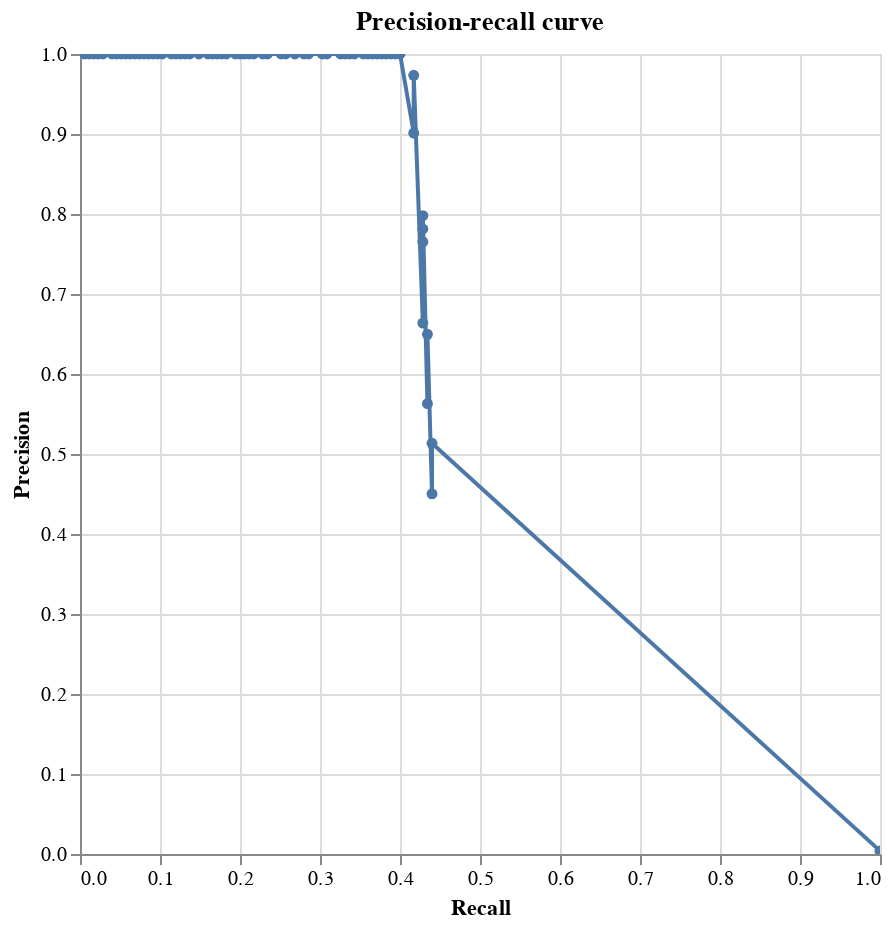

This figure's notebook cell:
### Code cell
precision_recall_chart(labels_and_scores, spark)

### Figure 1 — Vega-Lite specification as saved in the notebook (floating-point values rounded to 4 significant figures)
{"$schema": "https://vega.github.io/schema/vega-lite/v4.8.1.json", "config": {"view": {"continuousHeight": 300, "continuousWidth": 400}}, "data": {"name": "data-fadd0e93e9546856cbc745a99e65285d", "values": [{"FN": 0, "FN_rate": 0, "FP": 44675, "FP_rate": 1, "N": 44675, "N_rate": 0.9961, "P": 175, "P_rate": 0.003902, "TN": 0, "TN_rate": 0, "TP": 175, "TP_rate": 1, "precision": 0.003902, "recall": 1, "row_count": 44850, "truth_threshold": 0}, {"FN": 98, "FN_rate": 0.56, "FP": 94, "FP_rate": 0.002104, "N": 44675, "N_rate": 0.9961, "P": 175, "P_rate": 0.003902, "TN": 44581, "TN_rate": 0.9979, "TP": 77, "TP_rate": 0.44, "precision": 0.4503, "recall": 0.44, "row_count": 44850, "truth_threshold": 0.004344}, {"FN": 98, "FN_rate": 0.56, "FP": 73, "FP_rate": 0.001634, "N": 44675, "N_rate": 0.9961, "P": 175, "P_rate": 0.003902, "TN": 44602, "TN_rate": 0.9984, "TP": 77, "TP_rate": 0.44, "precision": 0.5133, "recall": 0.44, "row_count": 44850, "truth_threshold": 0.009296}, {"FN": 99, "FN_rate": 0.5657, "FP": 59, "FP_rate": 0.001321, "N": 44675, "N_rate": 0.9961, "P": 175, "P_rate": 0.003902, "TN": 44616, "TN_rate": 0.9987, "TP": 76, "TP_rate": 0.4343, "precision": 0.563, "recall": 0.4343, "row_count": 44850, "truth_threshold": 0.01042}, {"FN": 99, "FN_rate": 0.5657, "FP": 41, "FP_rate": 0.0009177, "N": 44675, "N_rate": 0.9961, "P": 175, "P_rate": 0.003902, "TN": 44634, "TN_rate": 0.9991, "TP": 76, "TP_rate": 0.4343, "precision": 0.6496, "recall": 0.4343, "row_count": 44850, "truth_threshold": 0.02215}, {"FN": 100, "FN_rate": 0.5714, "FP": 38, "FP_rate": 0.0008506, "N": 44675, "N_rate": 0.9961, "P": 175, "P_rate": 0.003902, "TN": 44637, "TN_rate": 0.9991, "TP": 75, "TP_rate": 0.4286, "precision": 0.6637, "recall": 0.4286, "row_count": 44850, "truth_threshold": 0.0544}, {"FN": 100, "FN_rate": 0.5714, "FP": 23, "FP_rate": 0.0005148, "N": 44675, "N_rate": 0.9961, "P": 175, "P_rate": 0.003902, "TN": 44652, "TN_rate": 0.9995, "TP": 75, "TP_rate": 0.4286, "precision": 0.7653, "recall": 0.4286, "row_count": 44850, "truth_threshold": 0.05757}, {"FN": 100, "FN_rate": 0.5714, "FP": 21, "FP_rate": 0.0004701, "N": 44675, "N_rate": 0.9961, "P": 175, "P_rate": 0.003902, "TN": 44654, "TN_rate": 0.9995, "TP": 75, "TP_rate": 0.4286, "precision": 0.7812, "recall": 0.4286, "row_count": 44850, "truth_threshold": 0.09197}, {"FN": 100, "FN_rate": 0.5714, "FP": 19, "FP_rate": 0.0004253, "N": 44675, "N_rate": 0.9961, "P": 175, "P_rate": 0.003902, "TN": 44656, "TN_rate": 0.9996, "TP": 75, "TP_rate": 0.4286, "precision": 0.7979, "recall": 0.4286, "row_count": 44850, "truth_threshold": 0.1101}, {"FN": 102, "FN_rate": 0.5829, "FP": 8, "FP_rate": 0.0001791, "N": 44675, "N_rate": 0.9961, "P": 175, "P_rate": 0.003902, "TN": 44667, "TN_rate": 0.9998, "TP": 73, "TP_rate": 0.4171, "precision": 0.9012, "recall": 0.4171, "row_count": 44850, "truth_threshold": 0.122}, {"FN": 102, "FN_rate": 0.5829, "FP": 2, "FP_rate": 4.477e-05, "N": 44675, "N_rate": 0.9961, "P": 175, "P_rate": 0.003902, "TN": 44673, "TN_rate": 1.0, "TP": 73, "TP_rate": 0.4171, "precision": 0.9733, "recall": 0.4171, "row_count": 44850, "truth_threshold": 0.23}, {"FN": 105, "FN_rate": 0.6, "FP": 0, "FP_rate": 0, "N": 44675, "N_rate": 0.9961, "P": 175, "P_rate": 0.003902, "TN": 44675, "TN_rate": 1, "TP": 70, "TP_rate": 0.4, "precision": 1, "recall": 0.4, "row_count": 44850, "truth_threshold": 0.2864}, {"FN": 106, "FN_rate": 0.6057, "FP": 0, "FP_rate": 0, "N": 44675, "N_rate": 0.9961, "P": 175, "P_rate": 0.003902, "TN": 44675, "TN_rate": 1, "TP": 69, "TP_rate": 0.3943, "precision": 1, "recall": 0.3943, "row_count": 44850, "truth_threshold": 0.4461}, {"FN": 107, "FN_rate": 0.6114, "FP": 0, "FP_rate": 0, "N": 44675, "N_rate": 0.9961, "P": 175, "P_rate": 0.003902, "TN": 44675, "TN_rate": 1, "TP": 68, "TP_rate": 0.3886, "precision": 1, "recall": 0.3886, "row_count": 44850, "truth_threshold": 0.4763}, {"FN": 108, "FN_rate": 0.6171, "FP": 0, "FP_rate": 0, "N": 44675, "N_rate": 0.9961, "P": 175, "P_rate": 0.003902, "TN": 44675, "TN_rate": 1, "TP": 67, "TP_rate": 0.3829, "precision": 1, "recall": 0.3829, "row_count": 44850, "truth_threshold": 0.5718}, {"FN": 109, "FN_rate": 0.6229, "FP": 0, "FP_rate": 0, "N": 44675, "N_rate": 0.9961, "P": 175, "P_rate": 0.003902, "TN": 44675, "TN_rate": 1, "TP": 66, "TP_rate": 0.3771, "precision": 1, "recall": 0.3771, "row_count": 44850, "truth_threshold": 0.6604}, {"FN": 110, "FN_rate": 0.6286, "FP": 0, "FP_rate": 0, "N": 44675, "N_rate": 0.9961, "P": 175, "P_rate": 0.003902, "TN": 44675, "TN_rate": 1, "TP": 65, "TP_rate": 0.3714, "precision": 1, "recall": 0.3714, "row_count": 44850, "truth_threshold": 0.751}, {"FN": 111, "FN_rate": 0.6343, "FP": 0, "FP_rate": 0, "N": 44675, "N_rate": 0.9961, "P": 175, "P_rate": 0.003902, "TN": 44675, "TN_rate": 1, "TP": 64, "TP_rate": 0.3657, "precision": 1, "recall": 0.3657, "row_count": 44850, "truth_threshold": 0.7846}, {"FN": 112, "FN_rate": 0.64, "FP": 0, "FP_rate": 0, "N": 44675, "N_rate": 0.9961, "P": 175, "P_rate": 0.003902, "TN": 44675, "TN_rate": 1, "TP": 63, "TP_rate": 0.36, "precision": 1, "recall": 0.36, "row_count": 44850, "truth_threshold": 0.8651}, {"FN": 113, "FN_rate": 0.6457, "FP": 0, "FP_rate": 0, "N": 44675, "N_rate": 0.9961, "P": 175, "P_rate": 0.003902, "TN": 44675, "TN_rate": 1, "TP": 62, "TP_rate": 0.3543, "precision": 1, "recall": 0.3543, "row_count": 44850, "truth_threshold": 0.8792}, {"FN": 115, "FN_rate": 0.6571, "FP": 0, "FP_rate": 0, "N": 44675, "N_rate": 0.9961, "P": 175, "P_rate": 0.003902, "TN": 44675, "TN_rate": 1, "TP": 60, "TP_rate": 0.3429, "precision": 1, "recall": 0.3429, "row_count": 44850, "truth_threshold": 0.8979}, {"FN": 116, "FN_rate": 0.6629, "FP": 0, "FP_rate": 0, "N": 44675, "N_rate": 0.9961, "P": 175, "P_rate": 0.003902, "TN": 44675, "TN_rate": 1, "TP": 59, "TP_rate": 0.3371, "precision": 1, "recall": 0.3371, "row_count": 44850, "truth_threshold": 0.9096}, {"FN": 117, "FN_rate": 0.6686, "FP": 0, "FP_rate": 0, "N": 44675, "N_rate": 0.9961, "P": 175, "P_rate": 0.003902, "TN": 44675, "TN_rate": 1, "TP": 58, "TP_rate": 0.3314, "precision": 1, "recall": 0.3314, "row_count": 44850, "truth_threshold": 0.9551}, {"FN": 118, "FN_rate": 0.6743, "FP": 0, "FP_rate": 0, "N": 44675, "N_rate": 0.9961, "P": 175, "P_rate": 0.003902, "TN": 44675, "TN_rate": 1, "TP": 57, "TP_rate": 0.3257, "precision": 1, "recall": 0.3257, "row_count": 44850, "truth_threshold": 0.9558}, {"FN": 121, "FN_rate": 0.6914, "FP": 0, "FP_rate": 0, "N": 44675, "N_rate": 0.9961, "P": 175, "P_rate": 0.003902, "TN": 44675, "TN_rate": 1, "TP": 54, "TP_rate": 0.3086, "precision": 1, "recall": 0.3086, "row_count": 44850, "truth_threshold": 0.9571}, {"FN": 122, "FN_rate": 0.6971, "FP": 0, "FP_rate": 0, "N": 44675, "N_rate": 0.9961, "P": 175, "P_rate": 0.003902, "TN": 44675, "TN_rate": 1, "TP": 53, "TP_rate": 0.3029, "precision": 1, "recall": 0.3029, "row_count": 44850, "truth_threshold": 0.9702}, {"FN": 125, "FN_rate": 0.7143, "FP": 0, "FP_rate": 0, "N": 44675, "N_rate": 0.9961, "P": 175, "P_rate": 0.003902, "TN": 44675, "TN_rate": 1, "TP": 50, "TP_rate": 0.2857, "precision": 1, "recall": 0.2857, "row_count": 44850, "truth_threshold": 0.9738}, {"FN": 126, "FN_rate": 0.72, "FP": 0, "FP_rate": 0, "N": 44675, "N_rate": 0.9961, "P": 175, "P_rate": 0.003902, "TN": 44675, "TN_rate": 1, "TP": 49, "TP_rate": 0.28, "precision": 1, "recall": 0.28, "row_count": 44850, "truth_threshold": 0.9796}, {"FN": 128, "FN_rate": 0.7314, "FP": 0, "FP_rate": 0, "N": 44675, "N_rate": 0.9961, "P": 175, "P_rate": 0.003902, "TN": 44675, "TN_rate": 1, "TP": 47, "TP_rate": 0.2686, "precision": 1, "recall": 0.2686, "row_count": 44850, "truth_threshold": 0.9818}, {"FN": 130, "FN_rate": 0.7429, "FP": 0, "FP_rate": 0, "N": 44675, "N_rate": 0.9961, "P": 175, "P_rate": 0.003902, "TN": 44675, "TN_rate": 1, "TP": 45, "TP_rate": 0.2571, "precision": 1, "recall": 0.2571, "row_count": 44850, "truth_threshold": 0.9876}, {"FN": 131, "FN_rate": 0.7486, "FP": 0, "FP_rate": 0, "N": 44675, "N_rate": 0.9961, "P": 175, "P_rate": 0.003902, "TN": 44675, "TN_rate": 1, "TP": 44, "TP_rate": 0.2514, "precision": 1, "recall": 0.2514, "row_count": 44850, "truth_threshold": 0.9914}, {"FN": 134, "FN_rate": 0.7657, "FP": 0, "FP_rate": 0, "N": 44675, "N_rate": 0.9961, "P": 175, "P_rate": 0.003902, "TN": 44675, "TN_rate": 1, "TP": 41, "TP_rate": 0.2343, "precision": 1, "recall": 0.2343, "row_count": 44850, "truth_threshold": 0.9949}, {"FN": 135, "FN_rate": 0.7714, "FP": 0, "FP_rate": 0, "N": 44675, "N_rate": 0.9961, "P": 175, "P_rate": 0.003902, "TN": 44675, "TN_rate": 1, "TP": 40, "TP_rate": 0.2286, "precision": 1, "recall": 0.2286, "row_count": 44850, "truth_threshold": 0.9978}, {"FN": 137, "FN_rate": 0.7829, "FP": 0, "FP_rate": 0, "N": 44675, "N_rate": 0.9961, "P": 175, "P_rate": 0.003902, "TN": 44675, "TN_rate": 1, "TP": 38, "TP_rate": 0.2171, "precision": 1, "recall": 0.2171, "row_count": 44850, "truth_threshold": 0.9981}, {"FN": 138, "FN_rate": 0.7886, "FP": 0, "FP_rate": 0, "N": 44675, "N_rate": 0.9961, "P": 175, "P_rate": 0.003902, "TN": 44675, "TN_rate": 1, "TP": 37, "TP_rate": 0.2114, "precision": 1, "recall": 0.2114, "row_count": 44850, "truth_threshold": 0.9994}, {"FN": 139, "FN_rate": 0.7943, "FP": 0, "FP_rate": 0, "N": 44675, "N_rate": 0.9961, "P": 175, "P_rate": 0.003902, "TN": 44675, "TN_rate": 1, "TP": 36, "TP_rate": 0.2057, "precision": 1, "recall": 0.2057, "row_count": 44850, "truth_threshold": 0.9996}, {"FN": 140, "FN_rate": 0.8, "FP": 0, "FP_rate": 0, "N": 44675, "N_rate": 0.9961, "P": 175, "P_rate": 0.003902, "TN": 44675, "TN_rate": 1, "TP": 35, "TP_rate": 0.2, "precision": 1, "recall": 0.2, "row_count": 44850, "truth_threshold": 0.9996}, {"FN": 141, "FN_rate": 0.8057, "FP": 0, "FP_rate": 0, "N": 44675, "N_rate": 0.9961, "P": 175, "P_rate": 0.003902, "TN": 44675, "TN_rate": 1, "TP": 34, "TP_rate": 0.1943, "precision": 1, "recall": 0.1943, "row_count": 44850, "truth_threshold": 0.9997}, {"FN": 143, "FN_rate": 0.8171, "FP": 0, "FP_rate": 0, "N": 44675, "N_rate": 0.9961, "P": 175, "P_rate": 0.003902, "TN": 44675, "TN_rate": 1, "TP": 32, "TP_rate": 0.1829, "precision": 1, "recall": 0.1829, "row_count": 44850, "truth_threshold": 0.9997}, {"FN": 144, "FN_rate": 0.8229, "FP": 0, "FP_rate": 0, "N": 44675, "N_rate": 0.9961, "P": 175, "P_rate": 0.003902, "TN": 44675, "TN_rate": 1, "TP": 31, "TP_rate": 0.1771, "precision": 1, "recall": 0.1771, "row_count": 44850, "truth_threshold": 0.9997}, {"FN": 145, "FN_rate": 0.8286, "FP": 0, "FP_rate": 0, "N": 44675, "N_rate": 0.9961, "P": 175, "P_rate": 0.003902, "TN": 44675, "TN_rate": 1, "TP": 30, "TP_rate": 0.1714, "precision": 1, "recall": 0.1714, "row_count": 44850, "truth_threshold": 0.9998}, {"FN": 146, "FN_rate": 0.8343, "FP": 0, "FP_rate": 0, "N": 44675, "N_rate": 0.9961, "P": 175, "P_rate": 0.003902, "TN": 44675, "TN_rate": 1, "TP": 29, "TP_rate": 0.1657, "precision": 1, "recall": 0.1657, "row_count": 44850, "truth_threshold": 0.9999}, {"FN": 147, "FN_rate": 0.84, "FP": 0, "FP_rate": 0, "N": 44675, "N_rate": 0.9961, "P": 175, "P_rate": 0.003902, "TN": 44675, "TN_rate": 1, "TP": 28, "TP_rate": 0.16, "precision": 1, "recall": 0.16, "row_count": 44850, "truth_threshold": 0.9999}, {"FN": 149, "FN_rate": 0.8514, "FP": 0, "FP_rate": 0, "N": 44675, "N_rate": 0.9961, "P": 175, "P_rate": 0.003902, "TN": 44675, "TN_rate": 1, "TP": 26, "TP_rate": 0.1486, "precision": 1, "recall": 0.1486, "row_count": 44850, "truth_threshold": 0.9999}, {"FN": 151, "FN_rate": 0.8629, "FP": 0, "FP_rate": 0, "N": 44675, "N_rate": 0.9961, "P": 175, "P_rate": 0.003902, "TN": 44675, "TN_rate": 1, "TP": 24, "TP_rate": 0.1371, "precision": 1, "recall": 0.1371, "row_count": 44850, "truth_threshold": 0.9999}, {"FN": 152, "FN_rate": 0.8686, "FP": 0, "FP_rate": 0, "N": 44675, "N_rate": 0.9961, "P": 175, "P_rate": 0.003902, "TN": 44675, "TN_rate": 1, "TP": 23, "TP_rate": 0.1314, "precision": 1, "recall": 0.1314, "row_count": 44850, "truth_threshold": 1.0}, {"FN": 153, "FN_rate": 0.8743, "FP": 0, "FP_rate": 0, "N": 44675, "N_rate": 0.9961, "P": 175, "P_rate": 0.003902, "TN": 44675, "TN_rate": 1, "TP": 22, "TP_rate": 0.1257, "precision": 1, "recall": 0.1257, "row_count": 44850, "truth_threshold": 1.0}, {"FN": 154, "FN_rate": 0.88, "FP": 0, "FP_rate": 0, "N": 44675, "N_rate": 0.9961, "P": 175, "P_rate": 0.003902, "TN": 44675, "TN_rate": 1, "TP": 21, "TP_rate": 0.12, "precision": 1, "recall": 0.12, "row_count": 44850, "truth_threshold": 1.0}, {"FN": 155, "FN_rate": 0.8857, "FP": 0, "FP_rate": 0, "N": 44675, "N_rate": 0.9961, "P": 175, "P_rate": 0.003902, "TN": 44675, "TN_rate": 1, "TP": 20, "TP_rate": 0.1143, "precision": 1, "recall": 0.1143, "row_count": 44850, "truth_threshold": 1.0}, {"FN": 157, "FN_rate": 0.8971, "FP": 0, "FP_rate": 0, "N": 44675, "N_rate": 0.9961, "P": 175, "P_rate": 0.003902, "TN": 44675, "TN_rate": 1, "TP": 18, "TP_rate": 0.1029, "precision": 1, "recall": 0.1029, "row_count": 44850, "truth_threshold": 1.0}, {"FN": 158, "FN_rate": 0.9029, "FP": 0, "FP_rate": 0, "N": 44675, "N_rate": 0.9961, "P": 175, "P_rate": 0.003902, "TN": 44675, "TN_rate": 1, "TP": 17, "TP_rate": 0.09714, "precision": 1, "recall": 0.09714, "row_count": 44850, "truth_threshold": 1.0}, {"FN": 159, "FN_rate": 0.9086, "FP": 0, "FP_rate": 0, "N": 44675, "N_rate": 0.9961, "P": 175, "P_rate": 0.003902, "TN": 44675, "TN_rate": 1, "TP": 16, "TP_rate": 0.09143, "precision": 1, "recall": 0.09143, "row_count": 44850, "truth_threshold": 1.0}, {"FN": 160, "FN_rate": 0.9143, "FP": 0, "FP_rate": 0, "N": 44675, "N_rate": 0.9961, "P": 175, "P_rate": 0.003902, "TN": 44675, "TN_rate": 1, "TP": 15, "TP_rate": 0.08571, "precision": 1, "recall": 0.08571, "row_count": 44850, "truth_threshold": 1.0}, {"FN": 161, "FN_rate": 0.92, "FP": 0, "FP_rate": 0, "N": 44675, "N_rate": 0.9961, "P": 175, "P_rate": 0.003902, "TN": 44675, "TN_rate": 1, "TP": 14, "TP_rate": 0.08, "precision": 1, "recall": 0.08, "row_count": 44850, "truth_threshold": 1.0}, {"FN": 162, "FN_rate": 0.9257, "FP": 0, "FP_rate": 0, "N": 44675, "N_rate": 0.9961, "P": 175, "P_rate": 0.003902, "TN": 44675, "TN_rate": 1, "TP": 13, "TP_rate": 0.07429, "precision": 1, "recall": 0.07429, "row_count": 44850, "truth_threshold": 1.0}, {"FN": 163, "FN_rate": 0.9314, "FP": 0, "FP_rate": 0, "N": 44675, "N_rate": 0.9961, "P": 175, "P_rate": 0.003902, "TN": 44675, "TN_rate": 1, "TP": 12, "TP_rate": 0.06857, "precision": 1, "recall": 0.06857, "row_count": 44850, "truth_threshold": 1.0}, {"FN": 164, "FN_rate": 0.9371, "FP": 0, "FP_rate": 0, "N": 44675, "N_rate": 0.9961, "P": 175, "P_rate": 0.003902, "TN": 44675, "TN_rate": 1, "TP": 11, "TP_rate": 0.06286, "precision": 1, "recall": 0.06286, "row_count": 44850, "truth_threshold": 1.0}, {"FN": 165, "FN_rate": 0.9429, "FP": 0, "FP_rate": 0, "N": 44675, "N_rate": 0.9961, "P": 175, "P_rate": 0.003902, "TN": 44675, "TN_rate": 1, "TP": 10, "TP_rate": 0.05714, "precision": 1, "recall": 0.05714, "row_count": 44850, "truth_threshold": 1.0}, {"FN": 166, "FN_rate": 0.9486, "FP": 0, "FP_rate": 0, "N": 44675, "N_rate": 0.9961, "P": 175, "P_rate": 0.003902, "TN": 44675, "TN_rate": 1, "TP": 9, "TP_rate": 0.05143, "precision": 1, "recall": 0.05143, "row_count": 44850, "truth_threshold": 1.0}, {"FN": 167, "FN_rate": 0.9543, "FP": 0, "FP_rate": 0, "N": 44675, "N_rate": 0.9961, "P": 175, "P_rate": 0.003902, "TN": 44675, "TN_rate": 1, "TP": 8, "TP_rate": 0.04571, "precision": 1, "recall": 0.04571, "row_count": 44850, "truth_threshold": 1.0}, {"FN": 168, "FN_rate": 0.96, "FP": 0, "FP_rate": 0, "N": 44675, "N_rate": 0.9961, "P": 175, "P_rate": 0.003902, "TN": 44675, "TN_rate": 1, "TP": 7, "TP_rate": 0.04, "precision": 1, "recall": 0.04, "row_count": 44850, "truth_threshold": 1.0}, {"FN": 170, "FN_rate": 0.9714, "FP": 0, "FP_rate": 0, "N": 44675, "N_rate": 0.9961, "P": 175, "P_rate": 0.003902, "TN": 44675, "TN_rate": 1, "TP": 5, "TP_rate": 0.02857, "precision": 1, "recall": 0.02857, "row_count": 44850, "truth_threshold": 1.0}, {"FN": 171, "FN_rate": 0.9771, "FP": 0, "FP_rate": 0, "N": 44675, "N_rate": 0.9961, "P": 175, "P_rate": 0.003902, "TN": 44675, "TN_rate": 1, "TP": 4, "TP_rate": 0.02286, "precision": 1, "recall": 0.02286, "row_count": 44850, "truth_threshold": 1.0}, {"FN": 172, "FN_rate": 0.9829, "FP": 0, "FP_rate": 0, "N": 44675, "N_rate": 0.9961, "P": 175, "P_rate": 0.003902, "TN": 44675, "TN_rate": 1, "TP": 3, "TP_rate": 0.01714, "precision": 1, "recall": 0.01714, "row_count": 44850, "truth_threshold": 1.0}, {"FN": 173, "FN_rate": 0.9886, "FP": 0, "FP_rate": 0, "N": 44675, "N_rate": 0.9961, "P": 175, "P_rate": 0.003902, "TN": 44675, "TN_rate": 1, "TP": 2, "TP_rate": 0.01143, "precision": 1, "recall": 0.01143, "row_count": 44850, "truth_threshold": 1.0}, {"FN": 174, "FN_rate": 0.9943, "FP": 0, "FP_rate": 0, "N": 44675, "N_rate": 0.9961, "P": 175, "P_rate": 0.003902, "TN": 44675, "TN_rate": 1, "TP": 1, "TP_rate": 0.005714, "precision": 1, "recall": 0.005714, "row_count": 44850, "truth_threshold": 1.0}]}, "encoding": {"tooltip": [{"field": "truth_threshold", "type": "quantitative"}, {"field": "FP_rate", "type": "quantitative"}, {"field": "TP_rate", "type": "quantitative"}, {"field": "TP", "type": "quantitative"}, {"field": "TN", "type": "quantitative"}, {"field": "FP", "type": "quantitative"}, {"field": "FN", "type": "quantitative"}, {"field": "precision", "type": "quantitative"}, {"field": "recall", "type": "quantitative"}], "x": {"field": "recall", "sort": ["-recall"], "title": "Recall", "type": "quantitative"}, "y": {"field": "precision", "sort": ["-precision"], "title": "Precision", "type": "quantitative"}}, "height": 400, "mark": {"clip": true, "point": true, "type": "line"}, "title": "Precision-recall curve", "width": 400}
